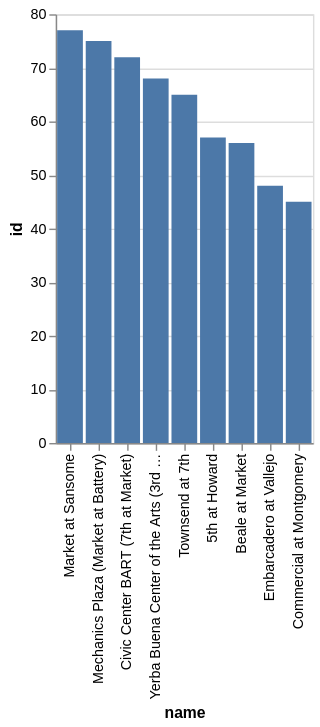

Write a Vega-Lite specification for this figure.
### Vega-Lite specification from a JSON file in a GitHub repository (floating-point values rounded to 4 significant figures)
{"data": {"values": [{"x_data": "Commercial at Montgomery", "y_data": 45}, {"x_data": "Embarcadero at Vallejo", "y_data": 48}, {"x_data": "Beale at Market", "y_data": 56}, {"x_data": "5th at Howard", "y_data": 57}, {"x_data": "Townsend at 7th", "y_data": 65}, {"x_data": "Yerba Buena Center of the Arts (3rd @ Howard)", "y_data": 68}, {"x_data": "Civic Center BART (7th at Market)", "y_data": 72}, {"x_data": "Mechanics Plaza (Market at Battery)", "y_data": 75}, {"x_data": "Market at Sansome", "y_data": 77}]}, "mark": "bar", "encoding": {"x": {"field": "x_data", "type": "nominal", "title": "name", "sort": {"op": "sum", "field": "y_data", "order": "descending"}}, "y": {"field": "y_data", "type": "quantitative", "title": "id"}}}
